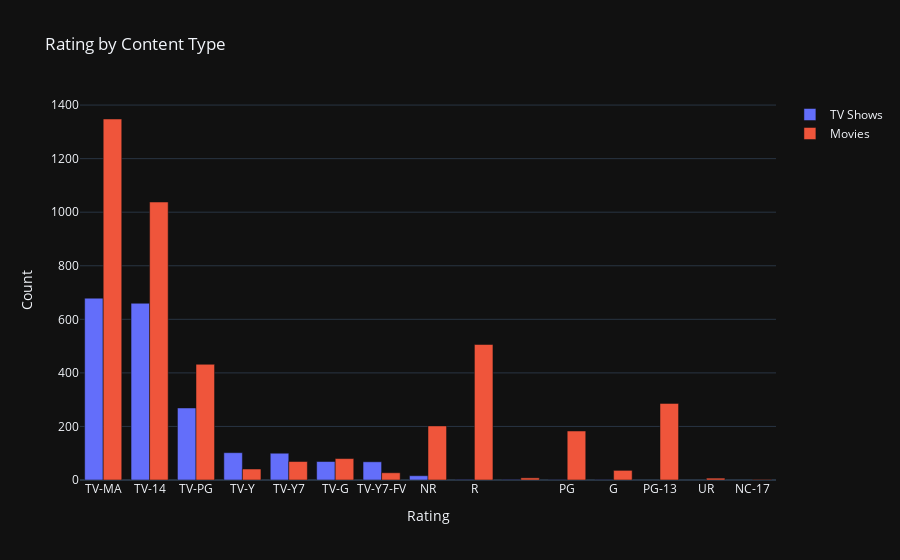

Notebook cell for this chart:
### Code cell
# Creating Layout
layout = go.Layout(template= "plotly_dark",
                   title = 'Rating by Content Type', 
                   xaxis = dict(title = 'Rating'), 
                   yaxis = dict(title = 'Count'))

fig = go.Figure(data = [trace1, trace2], layout = layout)
fig.show()

### Figure 1 — Plotly figure (JSON) as saved in the notebook; plotly's stock layout.template omitted (floating-point values rounded to 4 significant figures)
{"data": [{"name": "TV Shows", "type": "bar", "x": ["TV-MA", "TV-14", "TV-PG", "TV-Y", "TV-Y7", "TV-G", "TV-Y7-FV", "NR", "R", "", "PG", "G"], "y": [679, 660, 269, 102, 100, 69, 68, 16, 2, 2, 1, 1]}, {"name": "Movies", "type": "bar", "x": ["TV-MA", "TV-14", "R", "TV-PG", "PG-13", "NR", "PG", "TV-G", "TV-Y7", "TV-Y", "G", "TV-Y7-FV", "", "UR", "NC-17"], "y": [1348, 1038, 506, 432, 286, 202, 183, 80, 69, 41, 36, 27, 8, 7, 2]}], "layout": {"title": {"text": "Rating by Content Type"}, "xaxis": {"title": {"text": "Rating"}}, "yaxis": {"title": {"text": "Count"}}}}
